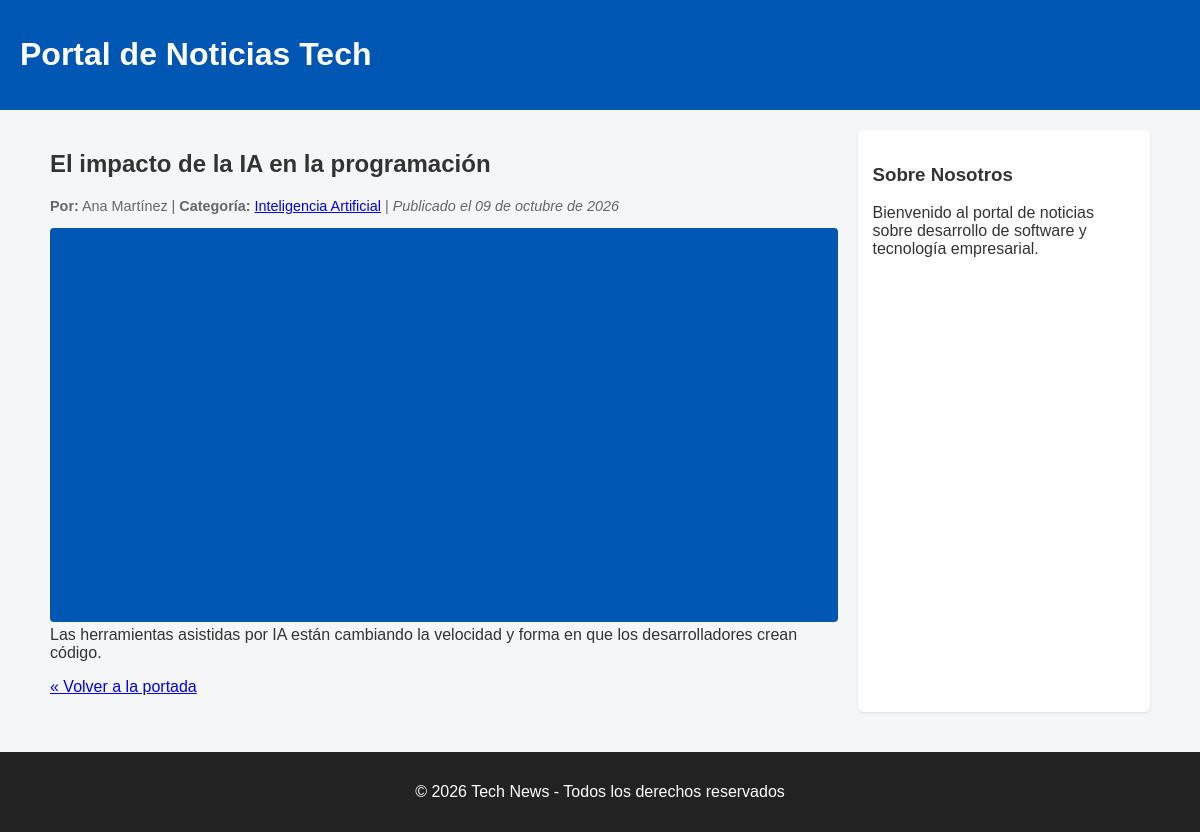
/article/impacto-ia-programacion/, run on the app's committed database.
### news/models.py (models this page shows, shortened)
class Article(models.Model):
    title = models.CharField(max_length=200)
    slug = models.SlugField(unique=True)
    content = models.TextField()
    summary = models.TextField(max_length=500)
    featured_image = models.ImageField(upload_to='articles/')
    published_date = models.DateTimeField(auto_now_add=True)
    category = models.ForeignKey(Category, on_delete=models.CASCADE, related_name='articles')
    author = models.ForeignKey(Author, on_delete=models.CASCADE, related_name='articles')

class Author(models.Model):
    name = models.CharField(max_length=100)
    email = models.EmailField()
    bio = models.TextField(blank=True, null=True)

class Category(models.Model):
    name = models.CharField(max_length=100)
    slug = models.SlugField(unique=True)
    class Meta:
        verbose_name_plural = "Categories"

### news/views.py (the view)
# urls.py: path('article/<slug:slug>/', views.article_detail, name='article_detail'),
def article_detail(request, slug):
    article = get_object_or_404(Article, slug=slug)
    return render(request, 'news/article_detail.html', {'article': article})

### templates/news/article_detail.html (shortened to what this page needs)
{% extends "base.html" %}
{% block content %}
    <article class="article-detail">
        <h1>{{ article.title }}</h1>
        <p class="article-meta">
            <strong>Por:</strong> {{ article.author.name }} |
            <strong>Categoría:</strong>
            <a href="{% url 'news:category_articles' article.category.slug %}">{{ article.category.name }}</a> |
            <em>Publicado el {{ article.published_date|date:"d \d\e F \d\e Y" }}</em>
        </p>
        {% if article.featured_image %}
            <img src="{{ article.featured_image.url }}" alt="{{ article.title }}" class="detail-image">
        {% endif %}
        <div class="article-content">
            {{ article.content }}
        </div>
    </article>
    <p><a href="{% url 'news:home' %}">&laquo; Volver a la portada</a></p>
{% endblock %}

### static/css/styles.css (style rules this page uses)
body { font-family: Arial, sans-serif; margin: 0; padding: 0; background-color: #f4f6f8; color: #333; }
.card-image, .detail-image { max-width: 100%; height: auto; border-radius: 4px; }
.card-meta, .article-meta { font-size: 0.9em; color: #666; }

### data on the page
Article: title "El impacto de la IA en la programación", author.name "Ana Martínez", category.name "Inteligencia Artificial", published_date "09 de octubre de 2026", featured_image (picture), content "Las herramientas asistidas por IA están cambiando la velocidad y forma en que los desarrolladores crean código."
